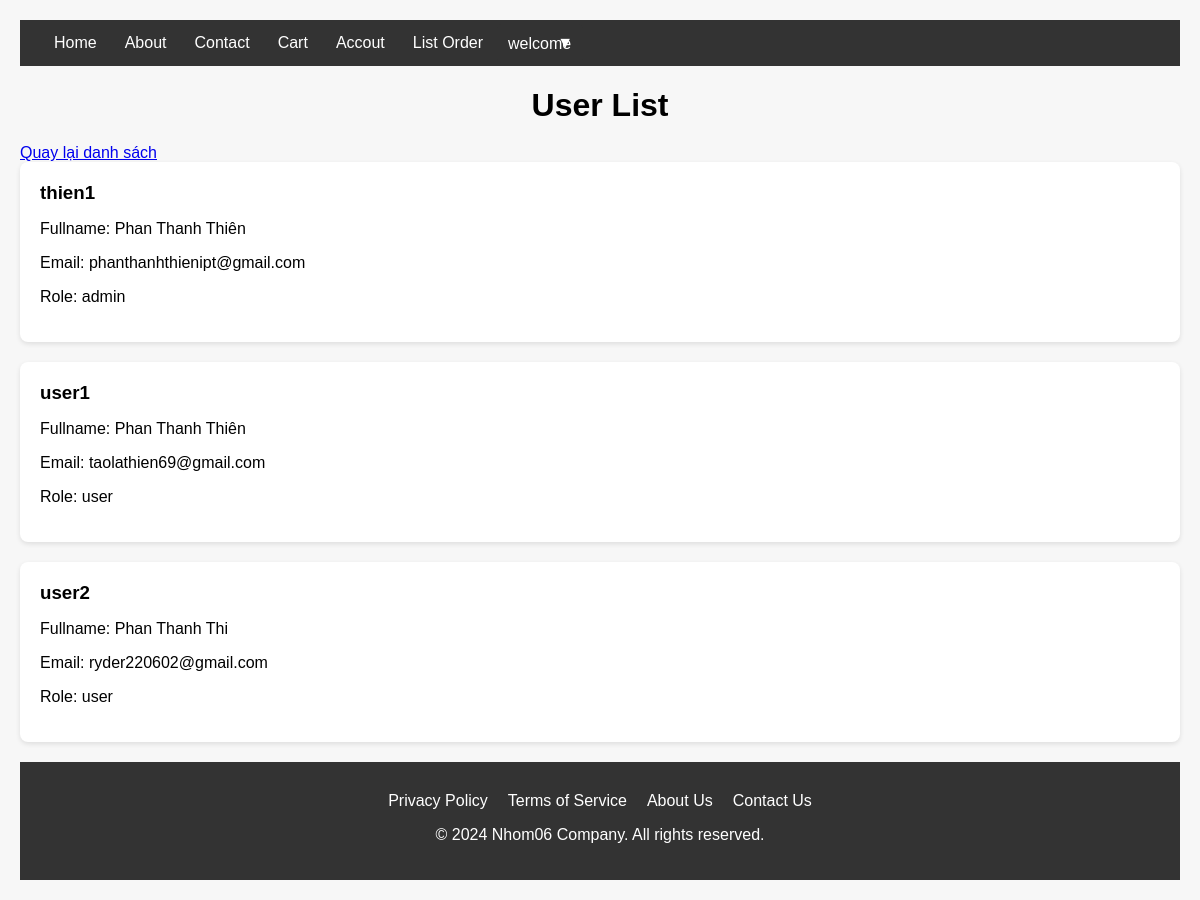
The app's page /index.php?action=account (signed in) with its own data.
### tables this page shows
CREATE TABLE `users` (
  `Id` int(11) NOT NULL,
  `username` varchar(50) NOT NULL,
  `password` varchar(255) NOT NULL,
  `fullname` varchar(100) NOT NULL,
  `email` varchar(100) NOT NULL,
  `role` enum('admin','user') NOT NULL DEFAULT 'user'
);

### models/UserModel.php (called while the page is built, shortened)
<?php
class UserModel {
    private $db;
    public function __construct($db) {
        $this->db = $db;
    }
    public function getAllUsers() {
        $query = "SELECT * FROM users";
        $stmt = $this->db->prepare($query);
        $stmt->execute();
        return $stmt->fetchAll(PDO::FETCH_ASSOC);
    }
}

### user_list.php (the view, shortened to what this page needs)
<?php
include 'header.php';
?>
<!DOCTYPE html>
<html lang="en">
<head>
</head>
<body>
    <h1>User List</h1>
    <a href="index.php?" class="btn btn-back">Quay lại danh sách</a>
    <?php if (isset($users) && !empty($users)) : ?>
        <ul class="users">
            <?php foreach ($users as $user) : ?>
                <li>
                    <h3><?php echo $user['username']; ?></h3>
                    <p>Fullname: <?php echo $user['fullname']; ?></p>
                    <p>Email: <?php echo $user['email']; ?></p>
                     <p>Role: <?php  echo $user['role'];
                                ?></p>
                </li>
            <?php endforeach; ?>
        </ul>
    <?php else : ?>
        <p>No users found.</p>
    <?php endif; ?>
</body>
</html>
<?php
include 'footer.php';
?>

### header.php (style rules this page uses)
body { font-family: Arial, sans-serif; margin: 0; padding: 20px; background-color: #f7f7f7; }
h1 { text-align: center; margin-bottom: 20px; }

### user_list.php (style rules this page uses)
body { font-family: Arial, sans-serif; margin: 0; padding: 20px; background-color: #f7f7f7; }
h1 { text-align: center; margin-bottom: 20px; }
.users { list-style: none; padding: 0; margin: 0; }
.users li { background-color: #fff; padding: 20px; margin-bottom: 20px; border-radius: 8px; box-shadow: 0 2px 5px rgba(0, 0, 0, 0.1); }
.users li h3 { margin: 0 0 10px; }

### records on screen
users: username "thien1", fullname "Phan Thanh Thiên", email "phanthanhthienipt@gmail.com", role "admin"
users: username "user1", fullname "Phan Thanh Thiên", email "taolathien69@gmail.com", role "user"
users: username "user2", fullname "Phan Thanh Thi", email "ryder220602@gmail.com", role "user"
